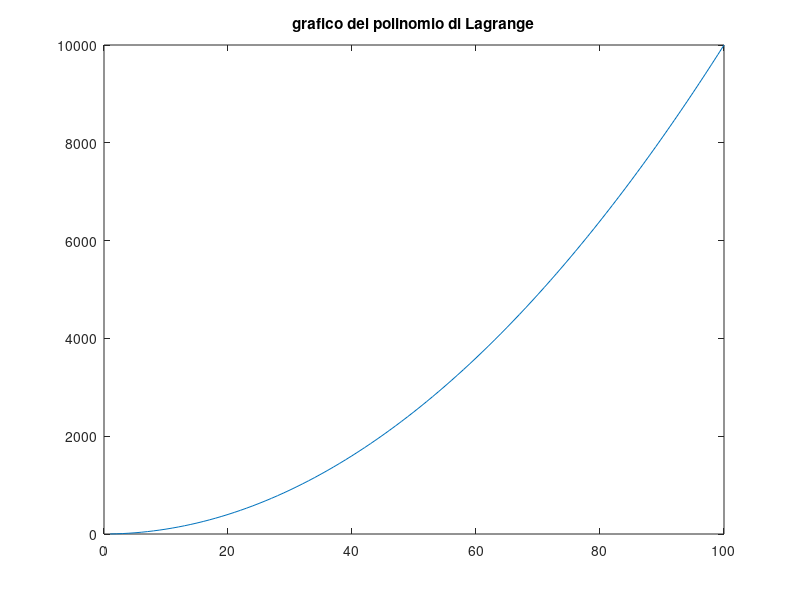

Recreate this plot in MATLAB.
close all
clear
clc

x = [3 7 11];
y = [9 49 121];
L0 = @(x) (x.^2-18*x+77)./32;
L1 = @(x) (x.^2-14*x+33)./-16;
L2 = @(x) (x.^2-10*x+21)./32;

x = 1:100;
p = y(1)*L0(x)+y(2)*L1(x)+y(3)*L2(x);

% p = x^2 , plottiamo cosi verifichiamo

p_esatto = x.^2;
err = norm(p_esatto-p)
plot(x,p);
title("grafico del polinomio di Lagrange");
